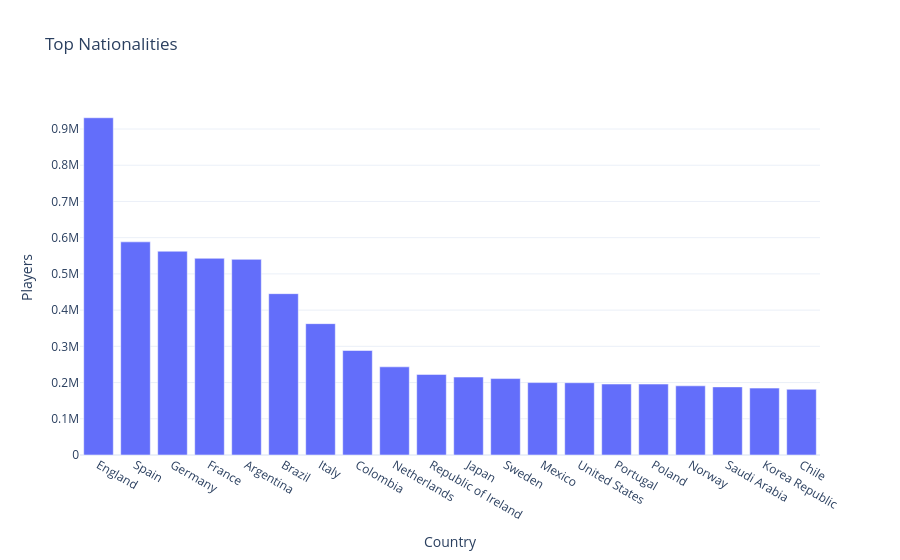

This figure's notebook cell:
### Code cell
fig = px.bar(
    countries,
    x="nationality_name",
    y="players",
    title="Top Nationalities",
)

fig.update_layout(
    xaxis_title="Country",
    yaxis_title="Players",
    template="plotly_white",
)

fig.show()

fig.write_html(
    FIGURES_DIR / "top_nationalities.html"
)

fig.write_image(
    FIGURES_DIR / "top_nationalities.png",
    width=1400,
    height=800,
)

### Figure 1 — Plotly figure (JSON) as saved in the notebook; plotly's stock layout.template omitted (floating-point values rounded to 4 significant figures)
{"data": [{"hovertemplate": "nationality_name=%{x}<br>players=%{y}<extra></extra>", "legendgroup": "", "marker": {"color": "#636efa", "pattern": {"shape": ""}}, "name": "", "orientation": "v", "showlegend": false, "textposition": "auto", "type": "bar", "x": ["England", "Spain", "Germany", "France", "Argentina", "Brazil", "Italy", "Colombia", "Netherlands", "Republic of Ireland", "Japan", "Sweden", "Mexico", "United States", "Portugal", "Poland", "Norway", "Saudi Arabia", "Korea Republic", "Chile"], "xaxis": "x", "y": [931078, 588413, 562575, 543009, 540117, 445413, 362619, 288497, 243430, 222486, 215148, 211003, 199904, 199525, 195911, 195835, 191004, 188052, 184658, 181329], "yaxis": "y"}], "layout": {"barmode": "relative", "legend": {"tracegroupgap": 0}, "title": {"text": "Top Nationalities"}, "xaxis": {"anchor": "y", "domain": [0, 1], "title": {"text": "Country"}}, "yaxis": {"anchor": "x", "domain": [0, 1], "title": {"text": "Players"}}}}
